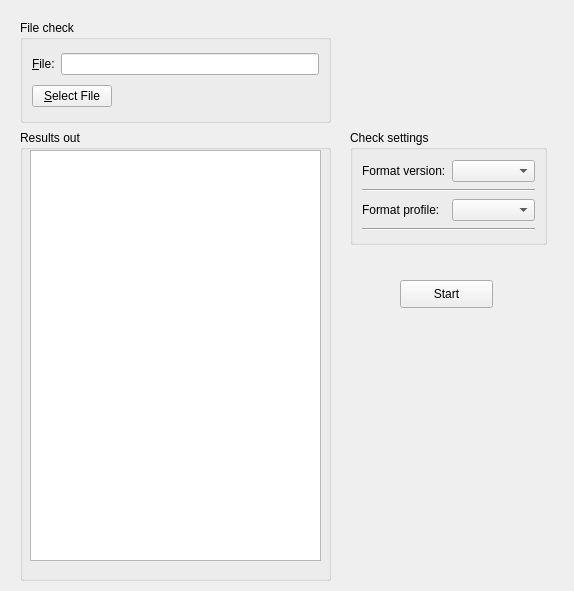
<?xml version="1.0" encoding="UTF-8"?>
<ui version="4.0">
 <class>MxfSpecificForm</class>
 <widget class="QWidget" name="MxfSpecificForm">
  <property name="geometry">
   <rect>
    <x>0</x>
    <y>0</y>
    <width>574</width>
    <height>591</height>
   </rect>
  </property>
  <property name="windowTitle">
   <string>Form</string>
  </property>
  <widget class="QGroupBox" name="selectFileGroupBox">
   <property name="geometry">
    <rect>
     <x>20</x>
     <y>20</y>
     <width>311</width>
     <height>103</height>
    </rect>
   </property>
   <property name="title">
    <string>File check</string>
   </property>
   <layout class="QVBoxLayout" name="verticalLayout">
    <item>
     <layout class="QHBoxLayout" name="horizontalLayout">
      <item>
       <widget class="QLabel" name="selectedFileLabel">
        <property name="text">
         <string>&amp;File:</string>
        </property>
        <property name="buddy">
         <cstring>selectedFileLineEdit</cstring>
        </property>
       </widget>
      </item>
      <item>
       <widget class="QLineEdit" name="selectedFileLineEdit"/>
      </item>
     </layout>
    </item>
    <item>
     <layout class="QHBoxLayout" name="horizontalLayout_2">
      <item>
       <widget class="QPushButton" name="selectFileButton">
        <property name="text">
         <string>&amp;Select File</string>
        </property>
       </widget>
      </item>
      <item>
       <spacer name="horizontalSpacer">
        <property name="orientation">
         <enum>Qt::Horizontal</enum>
        </property>
        <property name="sizeHint" stdset="0">
         <size>
          <width>40</width>
          <height>20</height>
         </size>
        </property>
       </spacer>
      </item>
     </layout>
    </item>
   </layout>
  </widget>
  <widget class="QGroupBox" name="checkSettingsGroupBox">
   <property name="geometry">
    <rect>
     <x>350</x>
     <y>130</y>
     <width>197</width>
     <height>115</height>
    </rect>
   </property>
   <property name="title">
    <string>Check settings</string>
   </property>
   <layout class="QVBoxLayout" name="verticalLayout_2">
    <item>
     <layout class="QHBoxLayout" name="horizontalLayout_5">
      <item>
       <widget class="QLabel" name="label">
        <property name="text">
         <string>Format version:</string>
        </property>
       </widget>
      </item>
      <item>
       <widget class="QComboBox" name="comboBox"/>
      </item>
     </layout>
    </item>
    <item>
     <widget class="Line" name="line">
      <property name="orientation">
       <enum>Qt::Horizontal</enum>
      </property>
     </widget>
    </item>
    <item>
     <layout class="QHBoxLayout" name="horizontalLayout_6">
      <item>
       <widget class="QLabel" name="label_3">
        <property name="text">
         <string>Format profile:</string>
        </property>
       </widget>
      </item>
      <item>
       <widget class="QComboBox" name="comboBox_2"/>
      </item>
     </layout>
    </item>
    <item>
     <widget class="Line" name="line_2">
      <property name="orientation">
       <enum>Qt::Horizontal</enum>
      </property>
     </widget>
    </item>
   </layout>
  </widget>
  <widget class="QGroupBox" name="resultsOutGroupBox">
   <property name="geometry">
    <rect>
     <x>20</x>
     <y>130</y>
     <width>311</width>
     <height>451</height>
    </rect>
   </property>
   <property name="title">
    <string>Results out</string>
   </property>
   <widget class="QTextBrowser" name="resultsTextBrowser">
    <property name="geometry">
     <rect>
      <x>10</x>
      <y>20</y>
      <width>291</width>
      <height>411</height>
     </rect>
    </property>
   </widget>
  </widget>
  <widget class="QPushButton" name="startPushButton">
   <property name="geometry">
    <rect>
     <x>400</x>
     <y>280</y>
     <width>93</width>
     <height>28</height>
    </rect>
   </property>
   <property name="text">
    <string>Start</string>
   </property>
  </widget>
 </widget>
 <resources/>
 <connections/>
</ui>
